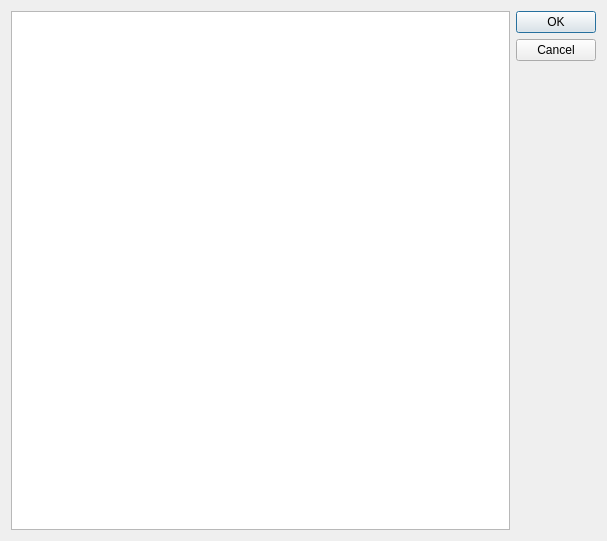
<?xml version="1.0" encoding="UTF-8"?>
<ui version="4.0">
 <class>ScriptEditDlg</class>
 <widget class="QDialog" name="ScriptEditDlg">
  <property name="geometry">
   <rect>
    <x>0</x>
    <y>0</y>
    <width>607</width>
    <height>541</height>
   </rect>
  </property>
  <property name="windowTitle">
   <string>Dialog</string>
  </property>
  <layout class="QHBoxLayout" name="horizontalLayout">
   <item>
    <widget class="QTextEdit" name="text">
     <property name="font">
      <font>
       <family>Courier New</family>
       <pointsize>10</pointsize>
      </font>
     </property>
    </widget>
   </item>
   <item>
    <widget class="QDialogButtonBox" name="buttonBox">
     <property name="orientation">
      <enum>Qt::Vertical</enum>
     </property>
     <property name="standardButtons">
      <set>QDialogButtonBox::Cancel|QDialogButtonBox::Ok</set>
     </property>
    </widget>
   </item>
  </layout>
 </widget>
 <resources/>
 <connections>
  <connection>
   <sender>buttonBox</sender>
   <signal>accepted()</signal>
   <receiver>ScriptEditDlg</receiver>
   <slot>accept()</slot>
   <hints>
    <hint type="sourcelabel">
     <x>523</x>
     <y>243</y>
    </hint>
    <hint type="destinationlabel">
     <x>157</x>
     <y>274</y>
    </hint>
   </hints>
  </connection>
  <connection>
   <sender>buttonBox</sender>
   <signal>rejected()</signal>
   <receiver>ScriptEditDlg</receiver>
   <slot>reject()</slot>
   <hints>
    <hint type="sourcelabel">
     <x>549</x>
     <y>249</y>
    </hint>
    <hint type="destinationlabel">
     <x>286</x>
     <y>274</y>
    </hint>
   </hints>
  </connection>
 </connections>
</ui>
